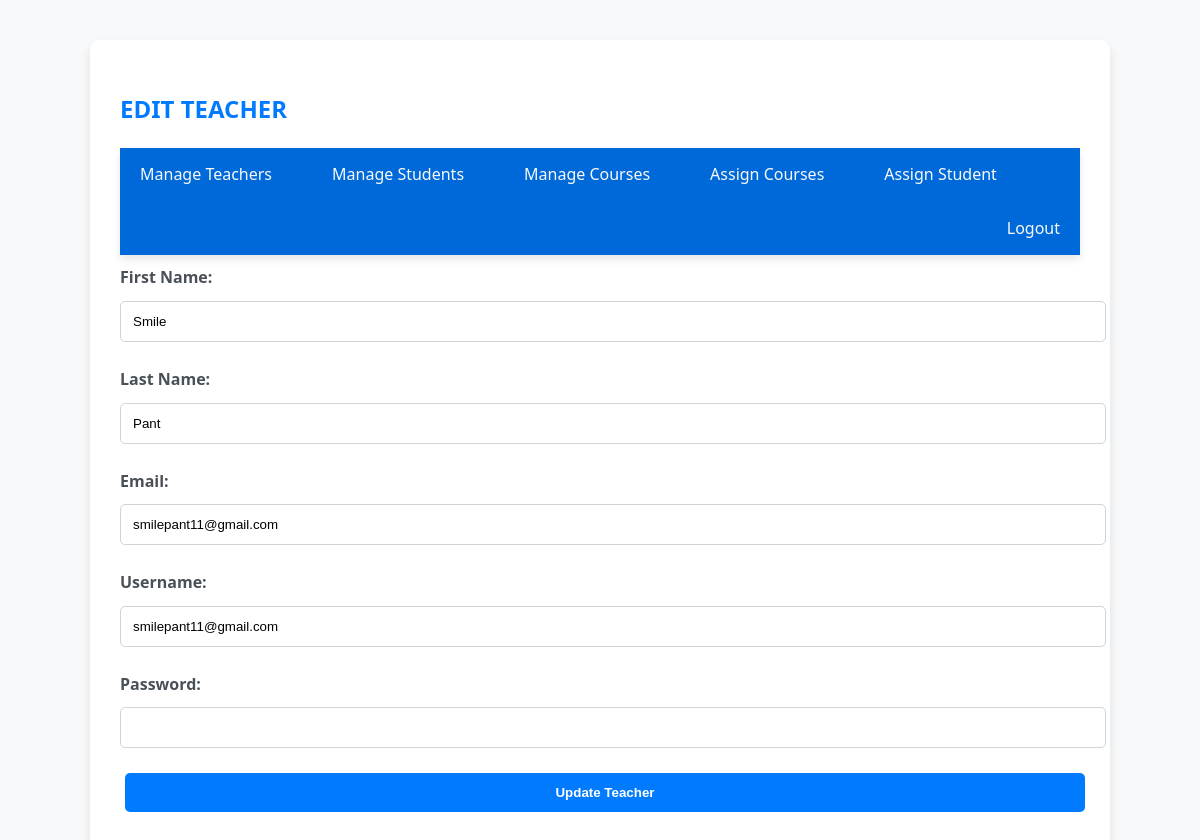
/superadmin/manage_teachers/edit.php?instructor_id=4 (signed in), run on the app's committed database.
### tables this page shows
CREATE TABLE `instructors` (
  `instructor_id` int(11) NOT NULL,
  `first_name` varchar(50) NOT NULL,
  `last_name` varchar(50) NOT NULL,
  `email` varchar(100) NOT NULL,
  `hire_date` date DEFAULT NULL,
  `username` varchar(50) NOT NULL,
  `password_hash` varchar(255) NOT NULL
);

### superadmin/manage_teachers/edit.php (the view, shortened to what this page needs)
<?php
include '../../db_connect.php';
$instructor_id = $_GET['instructor_id'];
$sql = "SELECT * FROM Instructors WHERE instructor_id='$instructor_id'";
$result = $conn->query($sql);
if ($result->num_rows > 0) {
    $teacher = $result->fetch_assoc();
} else {
    echo "instructor is not found";
    exit;
}
?>
<!DOCTYPE html>
<html>
<head>
    <link rel="stylesheet" type="text/css" href="/css/style.css">
</head>
<body>
    <div class="container">
        <h2>Edit Teacher</h2>
        <?php include '../components/navbar.php'; ?>
        <form method="post">
            <label for="first_name">First Name:</label>
            <input type="text" name="first_name" value="<?= $teacher['first_name']; ?>" required><br>
            <label for="last_name">Last Name:</label>
            <input type="text" name="last_name" value="<?= $teacher['last_name']; ?>" required><br>
            <label for="email">Email:</label>
            <input type="email" name="email" value="<?= $teacher['email']; ?>" required><br>
            <label for="username">Username:</label>
            <input type="text" name="username" value="<?= $teacher['username']; ?>" required><br>
            <label for="password">Password:</label>
            <input type="password" name="password" required><br>
            <input type="submit" value="Update Teacher">
        </form>
    </div>
</body>
</html>

### css/style.css (style rules this page uses)
body { font-family: 'Segoe UI', Tahoma, Geneva, Verdana, sans-serif; background-color: #f8f9fa; margin: 0; padding: 0; line-height: 1.6; color: #343a40; }
.container { width: 80%; margin: 40px auto; padding: 30px; background-color: #ffffff; box-shadow: 0 6px 12px rgba(0, 0, 0, 0.1); border-radius: 10px; }
h2 { color: #007bff; margin-bottom: 20px; font-weight: 700; text-transform: uppercase; }
form { margin-bottom: 20px; }
form label { display: block; margin: 10px 0 5px; font-weight: 600; color: #495057; }
form input, form select { width: 100%; padding: 12px; margin: 5px 0 15px; border: 1px solid #ced4da; border-radius: 5px; transition: border-color 0.3s, box-shadow 0.3s; }
.btn, form input[type="submit"] { min-width: 120px; padding: 12px 20px; border: none; border-radius: 5px; background-color: #007bff; color: white; cursor: pointer; transition: background-color 0.3s, transform 0.3s; display: inline-block; margin: 10px 5px; font-weight: 600; }

### data on the page
instructors: first_name "Smile", last_name "Pant", email "smilepant11@gmail.com", username "smilepant11@gmail.com"
